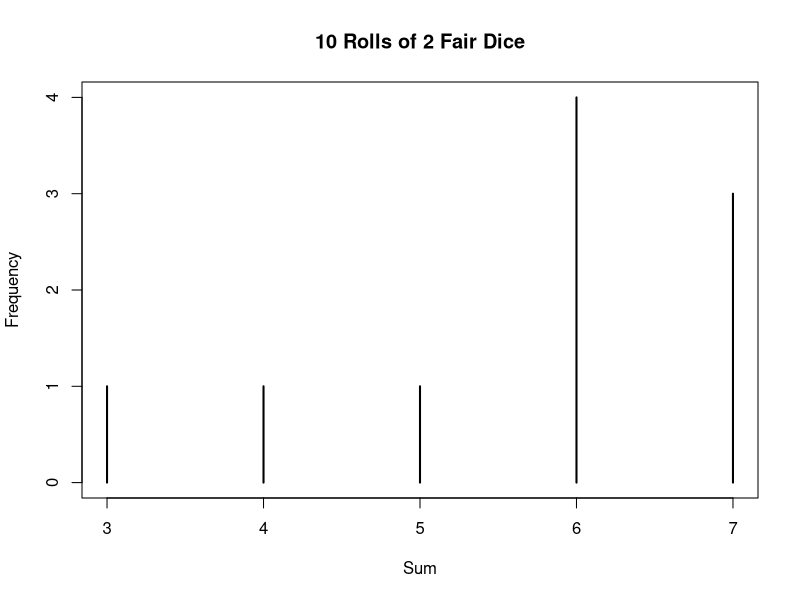

R code for this plot:
# Title     : TODO
# Objective : TODO
# Created by: nn
# Created on: 27/4/20

#Ejercicio 1
#d) simular tiro dado
dice.roll<-sample(1:6, size = 1, replace = TRUE)
dice.roll2<-sample(1:6, size = 2, replace = TRUE)
sum(dice.roll2)

# Hacemos una funcion con nos deja ingresar la cantidad de dados
# Y nos devulve la suma
dice.sum <- function(n.dice){
  dice <- sample(1:6, size = n.dice, replace = TRUE)
  return(sum(dice))
}
# Replicamos 1000 veces el experimento
dice.rolling<-replicate(10, dice.sum(2))

# Hacemos una tabla con la frecuencia
table(dice.rolling)/length(dice.rolling)

plot(table(dice.rolling), xlab = 'Sum', ylab = 'Frequency', main = '10 Rolls of 2 Fair Dice')

mayig5<- sum(dice.rolling >= 5)/(length(dice.rolling))